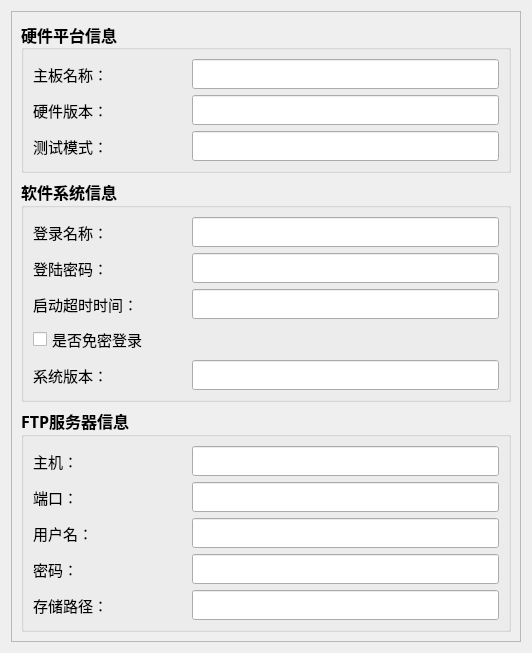
<?xml version="1.0" encoding="UTF-8"?>
<ui version="4.0">
 <class>PlatConfig</class>
 <widget class="QWidget" name="PlatConfig">
  <property name="geometry">
   <rect>
    <x>0</x>
    <y>0</y>
    <width>532</width>
    <height>653</height>
   </rect>
  </property>
  <property name="sizePolicy">
   <sizepolicy hsizetype="Fixed" vsizetype="Fixed">
    <horstretch>0</horstretch>
    <verstretch>0</verstretch>
   </sizepolicy>
  </property>
  <property name="minimumSize">
   <size>
    <width>532</width>
    <height>653</height>
   </size>
  </property>
  <property name="maximumSize">
   <size>
    <width>532</width>
    <height>653</height>
   </size>
  </property>
  <property name="windowTitle">
   <string>PlatConfig</string>
  </property>
  <layout class="QHBoxLayout" name="horizontalLayout_13">
   <item>
    <widget class="QFrame" name="frame">
     <property name="frameShape">
      <enum>QFrame::StyledPanel</enum>
     </property>
     <property name="frameShadow">
      <enum>QFrame::Raised</enum>
     </property>
     <layout class="QVBoxLayout" name="verticalLayout_7" stretch="1,1,1">
      <item>
       <widget class="QGroupBox" name="groupBox">
        <property name="sizePolicy">
         <sizepolicy hsizetype="Expanding" vsizetype="Fixed">
          <horstretch>0</horstretch>
          <verstretch>0</verstretch>
         </sizepolicy>
        </property>
        <property name="font">
         <font>
          <family>Agency FB</family>
          <pointsize>12</pointsize>
          <weight>75</weight>
          <bold>true</bold>
         </font>
        </property>
        <property name="title">
         <string>硬件平台信息</string>
        </property>
        <property name="alignment">
         <set>Qt::AlignLeading|Qt::AlignLeft|Qt::AlignVCenter</set>
        </property>
        <property name="flat">
         <bool>true</bool>
        </property>
        <property name="checkable">
         <bool>false</bool>
        </property>
        <layout class="QVBoxLayout" name="verticalLayout_4">
         <item>
          <layout class="QVBoxLayout" name="verticalLayout" stretch="1,1,1">
           <item>
            <layout class="QHBoxLayout" name="horizontalLayout" stretch="1,2">
             <item>
              <widget class="QLabel" name="labelHWPlatName">
               <property name="font">
                <font>
                 <family>Agency FB</family>
                 <pointsize>11</pointsize>
                 <weight>50</weight>
                 <bold>false</bold>
                </font>
               </property>
               <property name="text">
                <string>主板名称：</string>
               </property>
              </widget>
             </item>
             <item>
              <widget class="QLineEdit" name="editHwPlatform">
               <property name="font">
                <font>
                 <family>宋体</family>
                 <pointsize>11</pointsize>
                 <weight>50</weight>
                 <italic>false</italic>
                 <bold>false</bold>
                </font>
               </property>
               <property name="styleSheet">
                <string notr="true">font: 11pt &quot;宋体&quot;;</string>
               </property>
              </widget>
             </item>
            </layout>
           </item>
           <item>
            <layout class="QHBoxLayout" name="horizontalLayout_2" stretch="1,2">
             <item>
              <widget class="QLabel" name="labelHwVersion">
               <property name="font">
                <font>
                 <family>Agency FB</family>
                 <pointsize>11</pointsize>
                 <weight>50</weight>
                 <bold>false</bold>
                </font>
               </property>
               <property name="text">
                <string>硬件版本：</string>
               </property>
              </widget>
             </item>
             <item>
              <widget class="QLineEdit" name="editHwVersion">
               <property name="font">
                <font>
                 <family>宋体</family>
                 <pointsize>11</pointsize>
                 <weight>50</weight>
                 <italic>false</italic>
                 <bold>false</bold>
                </font>
               </property>
               <property name="styleSheet">
                <string notr="true">font: 11pt &quot;宋体&quot;;</string>
               </property>
              </widget>
             </item>
            </layout>
           </item>
           <item>
            <layout class="QHBoxLayout" name="horizontalLayout_3" stretch="1,2">
             <item>
              <widget class="QLabel" name="labelHwTestMode">
               <property name="font">
                <font>
                 <family>Agency FB</family>
                 <pointsize>11</pointsize>
                 <weight>50</weight>
                 <bold>false</bold>
                </font>
               </property>
               <property name="text">
                <string>测试模式：</string>
               </property>
              </widget>
             </item>
             <item>
              <widget class="QLineEdit" name="editHwMode">
               <property name="font">
                <font>
                 <family>宋体</family>
                 <pointsize>11</pointsize>
                 <weight>50</weight>
                 <italic>false</italic>
                 <bold>false</bold>
                </font>
               </property>
               <property name="styleSheet">
                <string notr="true">font: 11pt &quot;宋体&quot;;</string>
               </property>
              </widget>
             </item>
            </layout>
           </item>
          </layout>
         </item>
        </layout>
       </widget>
      </item>
      <item>
       <widget class="QGroupBox" name="groupBox_2">
        <property name="sizePolicy">
         <sizepolicy hsizetype="Expanding" vsizetype="Fixed">
          <horstretch>0</horstretch>
          <verstretch>0</verstretch>
         </sizepolicy>
        </property>
        <property name="font">
         <font>
          <family>Agency FB</family>
          <pointsize>12</pointsize>
          <weight>75</weight>
          <bold>true</bold>
         </font>
        </property>
        <property name="title">
         <string>软件系统信息</string>
        </property>
        <property name="flat">
         <bool>true</bool>
        </property>
        <layout class="QVBoxLayout" name="verticalLayout_6">
         <item>
          <layout class="QVBoxLayout" name="verticalLayout_2" stretch="1,1,1,1,1">
           <item>
            <layout class="QHBoxLayout" name="horizontalLayout_4" stretch="1,2">
             <item>
              <widget class="QLabel" name="label_4">
               <property name="font">
                <font>
                 <family>Agency FB</family>
                 <pointsize>11</pointsize>
                 <weight>50</weight>
                 <bold>false</bold>
                </font>
               </property>
               <property name="text">
                <string>登录名称：</string>
               </property>
              </widget>
             </item>
             <item>
              <widget class="QLineEdit" name="editSysLogin">
               <property name="font">
                <font>
                 <family>宋体</family>
                 <pointsize>11</pointsize>
                 <weight>50</weight>
                 <italic>false</italic>
                 <bold>false</bold>
                </font>
               </property>
               <property name="styleSheet">
                <string notr="true">font: 11pt &quot;宋体&quot;;</string>
               </property>
              </widget>
             </item>
            </layout>
           </item>
           <item>
            <layout class="QHBoxLayout" name="horizontalLayout_5" stretch="1,2">
             <item>
              <widget class="QLabel" name="label_5">
               <property name="font">
                <font>
                 <family>Agency FB</family>
                 <pointsize>11</pointsize>
                 <weight>50</weight>
                 <bold>false</bold>
                </font>
               </property>
               <property name="text">
                <string>登陆密码：</string>
               </property>
              </widget>
             </item>
             <item>
              <widget class="QLineEdit" name="editSysPassword">
               <property name="font">
                <font>
                 <family>宋体</family>
                 <pointsize>11</pointsize>
                 <weight>50</weight>
                 <italic>false</italic>
                 <bold>false</bold>
                </font>
               </property>
               <property name="styleSheet">
                <string notr="true">font: 11pt &quot;宋体&quot;;</string>
               </property>
              </widget>
             </item>
            </layout>
           </item>
           <item>
            <layout class="QHBoxLayout" name="horizontalLayout_6" stretch="1,2">
             <item>
              <widget class="QLabel" name="label_6">
               <property name="font">
                <font>
                 <family>Agency FB</family>
                 <pointsize>11</pointsize>
                 <weight>50</weight>
                 <bold>false</bold>
                </font>
               </property>
               <property name="text">
                <string>启动超时时间：</string>
               </property>
              </widget>
             </item>
             <item>
              <widget class="QLineEdit" name="editSysStartTimeout">
               <property name="font">
                <font>
                 <family>宋体</family>
                 <pointsize>11</pointsize>
                 <weight>50</weight>
                 <italic>false</italic>
                 <bold>false</bold>
                </font>
               </property>
               <property name="styleSheet">
                <string notr="true">font: 11pt &quot;宋体&quot;;</string>
               </property>
              </widget>
             </item>
            </layout>
           </item>
           <item>
            <widget class="QCheckBox" name="chkSysAvoidLogin">
             <property name="font">
              <font>
               <family>Agency FB</family>
               <pointsize>11</pointsize>
               <weight>50</weight>
               <bold>false</bold>
              </font>
             </property>
             <property name="text">
              <string>是否免密登录</string>
             </property>
            </widget>
           </item>
           <item>
            <layout class="QHBoxLayout" name="horizontalLayout_7" stretch="1,2">
             <item>
              <widget class="QLabel" name="label_7">
               <property name="font">
                <font>
                 <family>Agency FB</family>
                 <pointsize>11</pointsize>
                 <weight>50</weight>
                 <bold>false</bold>
                </font>
               </property>
               <property name="text">
                <string>系统版本：</string>
               </property>
              </widget>
             </item>
             <item>
              <widget class="QLineEdit" name="editSysVersion">
               <property name="font">
                <font>
                 <family>宋体</family>
                 <pointsize>11</pointsize>
                 <weight>50</weight>
                 <italic>false</italic>
                 <bold>false</bold>
                </font>
               </property>
               <property name="styleSheet">
                <string notr="true">font: 11pt &quot;宋体&quot;;</string>
               </property>
              </widget>
             </item>
            </layout>
           </item>
          </layout>
         </item>
        </layout>
       </widget>
      </item>
      <item>
       <widget class="QGroupBox" name="groupBox_3">
        <property name="sizePolicy">
         <sizepolicy hsizetype="Expanding" vsizetype="Fixed">
          <horstretch>0</horstretch>
          <verstretch>0</verstretch>
         </sizepolicy>
        </property>
        <property name="font">
         <font>
          <family>Agency FB</family>
          <pointsize>12</pointsize>
          <weight>75</weight>
          <bold>true</bold>
         </font>
        </property>
        <property name="title">
         <string>FTP服务器信息</string>
        </property>
        <property name="flat">
         <bool>true</bool>
        </property>
        <layout class="QVBoxLayout" name="verticalLayout_5">
         <item>
          <layout class="QVBoxLayout" name="verticalLayout_3" stretch="1,1,1,1,1">
           <item>
            <layout class="QHBoxLayout" name="horizontalLayout_8" stretch="1,2">
             <item>
              <widget class="QLabel" name="label_8">
               <property name="font">
                <font>
                 <family>Agency FB</family>
                 <pointsize>11</pointsize>
                 <weight>50</weight>
                 <bold>false</bold>
                </font>
               </property>
               <property name="text">
                <string>主机：</string>
               </property>
              </widget>
             </item>
             <item>
              <widget class="QLineEdit" name="editFtpHost">
               <property name="font">
                <font>
                 <family>宋体</family>
                 <pointsize>11</pointsize>
                 <weight>50</weight>
                 <italic>false</italic>
                 <bold>false</bold>
                </font>
               </property>
               <property name="styleSheet">
                <string notr="true">font: 11pt &quot;宋体&quot;;</string>
               </property>
              </widget>
             </item>
            </layout>
           </item>
           <item>
            <layout class="QHBoxLayout" name="horizontalLayout_9" stretch="1,2">
             <item>
              <widget class="QLabel" name="label_9">
               <property name="font">
                <font>
                 <family>Agency FB</family>
                 <pointsize>11</pointsize>
                 <weight>50</weight>
                 <bold>false</bold>
                </font>
               </property>
               <property name="text">
                <string>端口：</string>
               </property>
              </widget>
             </item>
             <item>
              <widget class="QLineEdit" name="editFtpPort">
               <property name="font">
                <font>
                 <family>宋体</family>
                 <pointsize>11</pointsize>
                 <weight>50</weight>
                 <italic>false</italic>
                 <bold>false</bold>
                </font>
               </property>
               <property name="styleSheet">
                <string notr="true">font: 11pt &quot;宋体&quot;;</string>
               </property>
              </widget>
             </item>
            </layout>
           </item>
           <item>
            <layout class="QHBoxLayout" name="horizontalLayout_10" stretch="1,2">
             <item>
              <widget class="QLabel" name="label_10">
               <property name="font">
                <font>
                 <family>Agency FB</family>
                 <pointsize>11</pointsize>
                 <weight>50</weight>
                 <bold>false</bold>
                </font>
               </property>
               <property name="text">
                <string>用户名：</string>
               </property>
              </widget>
             </item>
             <item>
              <widget class="QLineEdit" name="editFtpUserName">
               <property name="font">
                <font>
                 <family>宋体</family>
                 <pointsize>11</pointsize>
                 <weight>50</weight>
                 <italic>false</italic>
                 <bold>false</bold>
                </font>
               </property>
               <property name="styleSheet">
                <string notr="true">font: 11pt &quot;宋体&quot;;</string>
               </property>
              </widget>
             </item>
            </layout>
           </item>
           <item>
            <layout class="QHBoxLayout" name="horizontalLayout_11" stretch="1,2">
             <item>
              <widget class="QLabel" name="label_11">
               <property name="font">
                <font>
                 <family>Agency FB</family>
                 <pointsize>11</pointsize>
                 <weight>50</weight>
                 <bold>false</bold>
                </font>
               </property>
               <property name="text">
                <string>密码：</string>
               </property>
              </widget>
             </item>
             <item>
              <widget class="QLineEdit" name="editFtpPassword">
               <property name="font">
                <font>
                 <family>宋体</family>
                 <pointsize>11</pointsize>
                 <weight>50</weight>
                 <italic>false</italic>
                 <bold>false</bold>
                </font>
               </property>
               <property name="styleSheet">
                <string notr="true">font: 11pt &quot;宋体&quot;;</string>
               </property>
              </widget>
             </item>
            </layout>
           </item>
           <item>
            <layout class="QHBoxLayout" name="horizontalLayout_12" stretch="1,2">
             <item>
              <widget class="QLabel" name="labelFtpPath">
               <property name="font">
                <font>
                 <family>Agency FB</family>
                 <pointsize>11</pointsize>
                 <weight>50</weight>
                 <bold>false</bold>
                </font>
               </property>
               <property name="text">
                <string>存储路径：</string>
               </property>
              </widget>
             </item>
             <item>
              <widget class="QLineEdit" name="editFtpPath">
               <property name="font">
                <font>
                 <family>宋体</family>
                 <pointsize>11</pointsize>
                 <weight>50</weight>
                 <italic>false</italic>
                 <bold>false</bold>
                </font>
               </property>
               <property name="styleSheet">
                <string notr="true">font: 11pt &quot;宋体&quot;;</string>
               </property>
              </widget>
             </item>
            </layout>
           </item>
          </layout>
         </item>
        </layout>
       </widget>
      </item>
     </layout>
    </widget>
   </item>
  </layout>
 </widget>
 <resources/>
 <connections/>
</ui>
